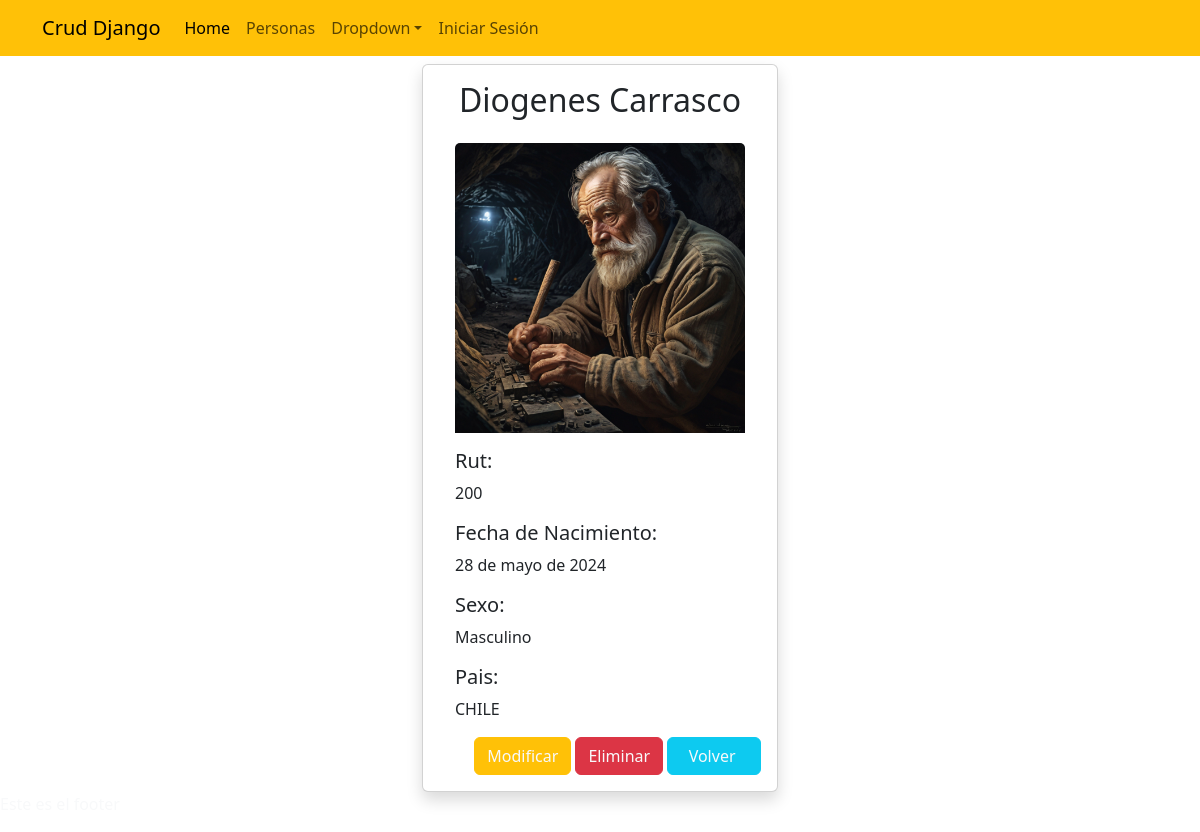
Page /detallepersona/200 on the earlier database version.
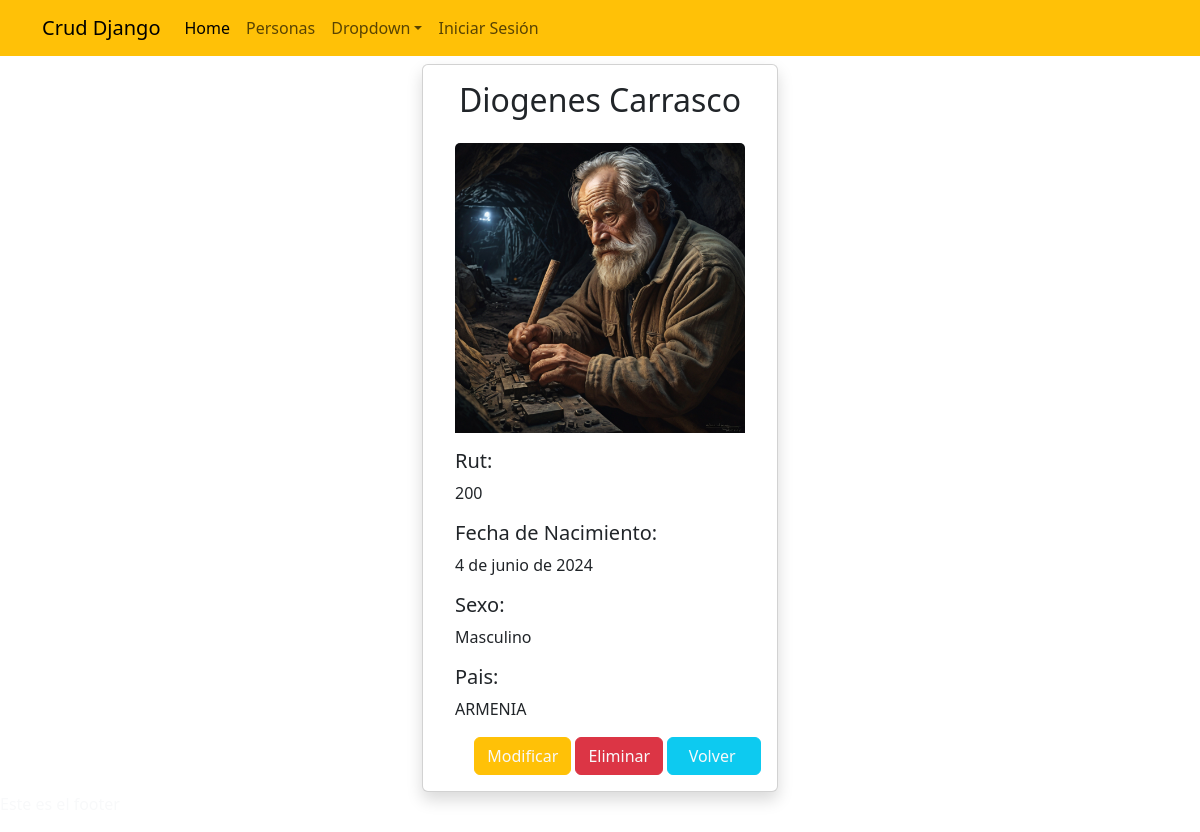
Same page on the later database version.
### app_orm/models.py (models this page shows, shortened)
class Persona(models.Model):
    rut=models.CharField(max_length=10, primary_key=True, null=False)
    nombre=models.CharField(max_length=50, null=False)
    apellido=models.CharField(max_length=50, null=False)
    foto=models.ImageField("Imagen",upload_to='personas',null=True)
    f_nacto=models.DateField("Fecha de Nacimiento")
    sexo=models.CharField(max_length=10, default='Otro', choices=TIPO_SEXO)
    pais=models.CharField(max_length=50, choices=LISTA_PAISES, default='CL')

### app_orm/views.py (the view)
# urls.py: path('detallepersona/<id>',detallepersona,name='detallepersona'),
def detallepersona(request,id):
    persona=get_object_or_404(Persona,rut=id)
    datos={
        "persona":persona
    }
    return render(request,'app_orm/detallepersona.html', datos)

### app_orm/templates/app_orm/detallepersona.html
{% extends "app_orm/base.html" %}
{% load static %}
{% block contenido %}
<div class="container">
    <div class="row">
        <div class="col-lg-4"></div>
        <div class="col-lg-4">
            <div class="card mt-2 shadow rounded">
                <div class="card-body">
                    <h2 class="card-title text-center">{{persona.nombre}} {{persona.apellido}}</h2>
                    <div class="p-3">
                        <img src="{{persona.foto.url}}" class="card-img-top" alt="imagen" width="50">
                    </div>
                    <div class="px-3">
                        <h5>Rut: </h5>
                        <p>{{persona.rut}}</p>
                        <h5>Fecha de Nacimiento: </h5>
                        <p>{{persona.f_nacto}}</p>
                        <h5>Sexo: </h5>
                        <p>{{persona.sexo}}</p>
                        <h5>Pais: </h5>
                        <p>{{persona.pais}}</p>
                    </div>
                    <div class="d-flex justify-content-end">
                        <a href="{% url "modificar" persona.rut %}" role="button" class="btn btn-warning text-light ">Modificar</a>&nbsp;
                        <a href="{% url "eliminar" persona.rut %}" role="button" class="btn btn-danger text-light ">Eliminar</a>&nbsp;
                        <a href="{% url "personas" %}" role="button" class="btn btn-info text-light text-center">&nbsp;&nbsp;Volver&nbsp; &nbsp;</a>
                    </div>
                </div>
            </div>
        </div>
        <div class="col-lg-4"></div>
    </div>
</div>
{% endblock contenido %}

Differences in the rows shown:
changed Persona "Diogenes": f_nacto "28 de mayo de 2024" → "4 de junio de 2024"; pais "CHILE" → "ARMENIA"
